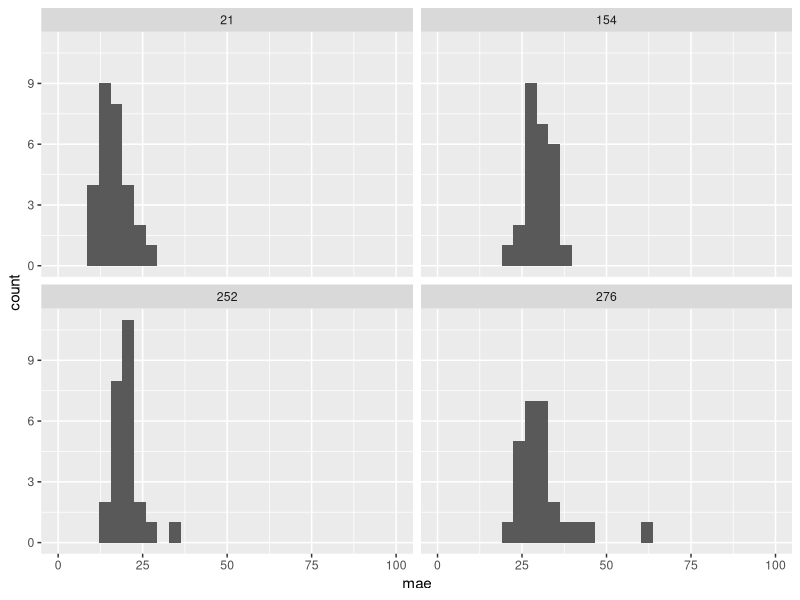
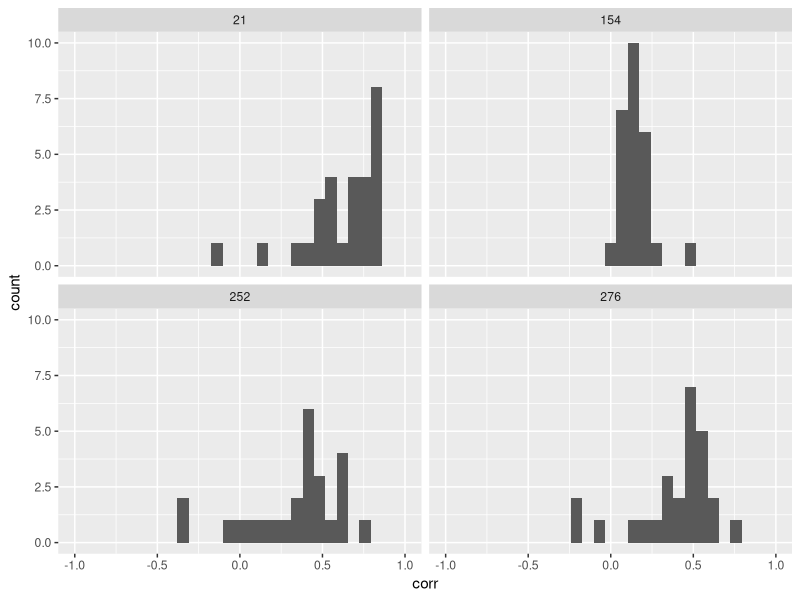
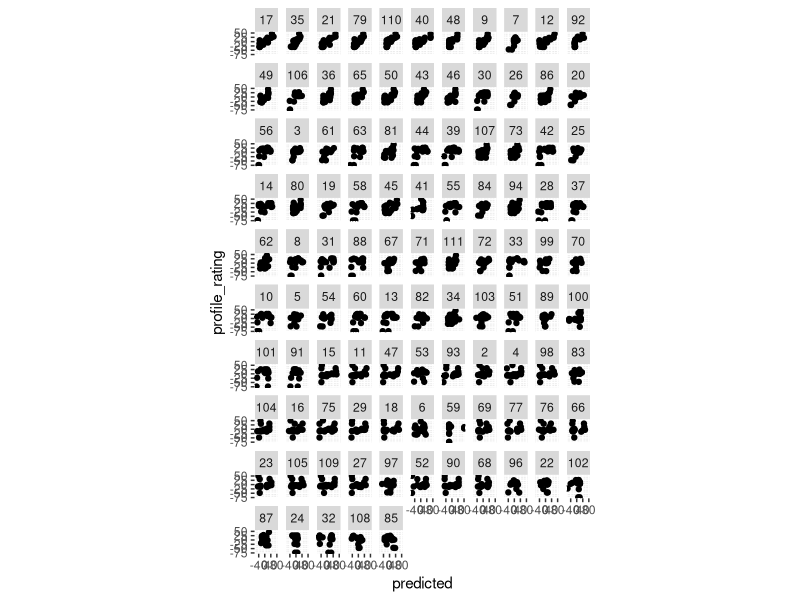
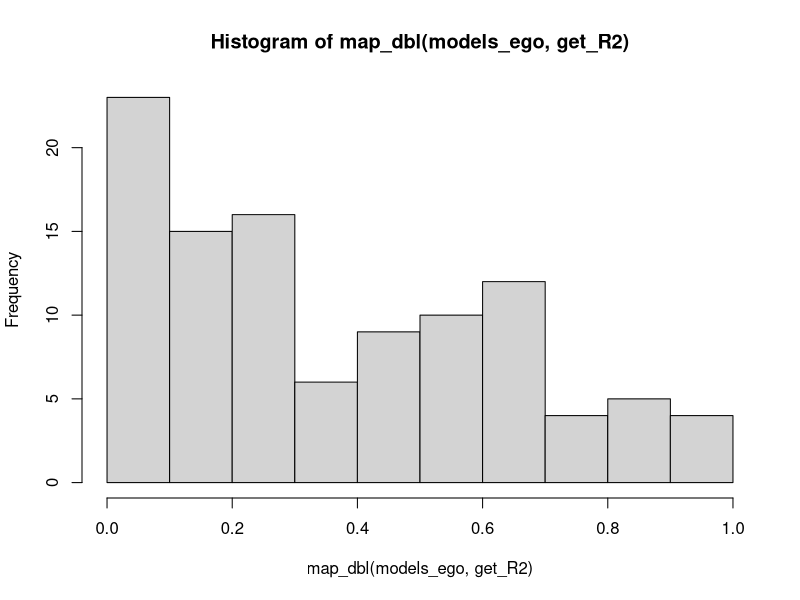
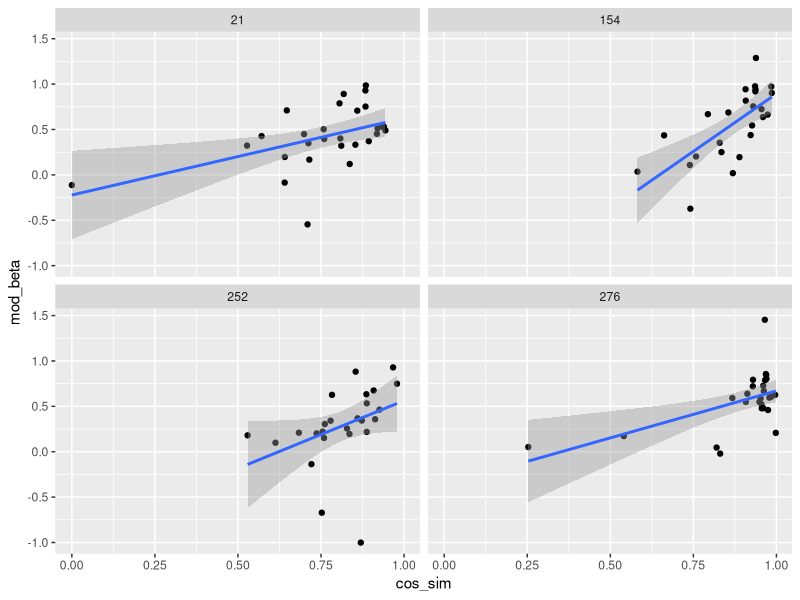
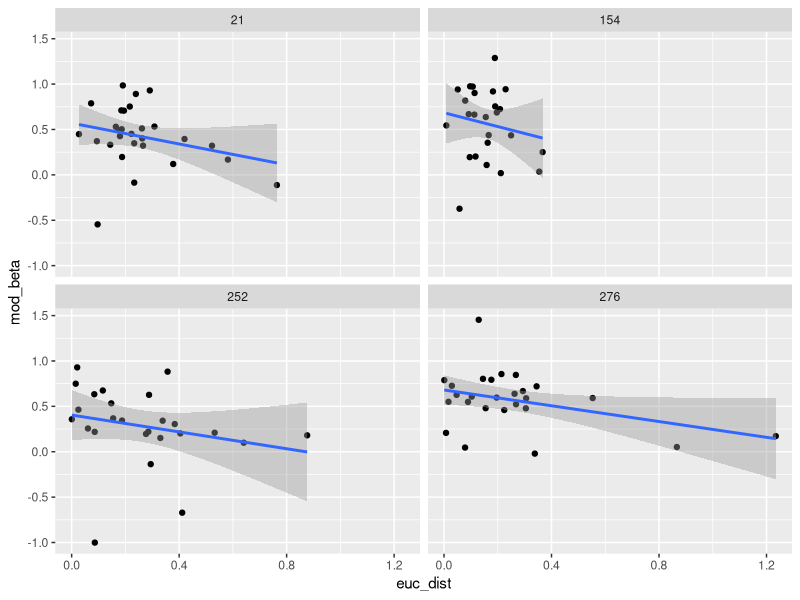
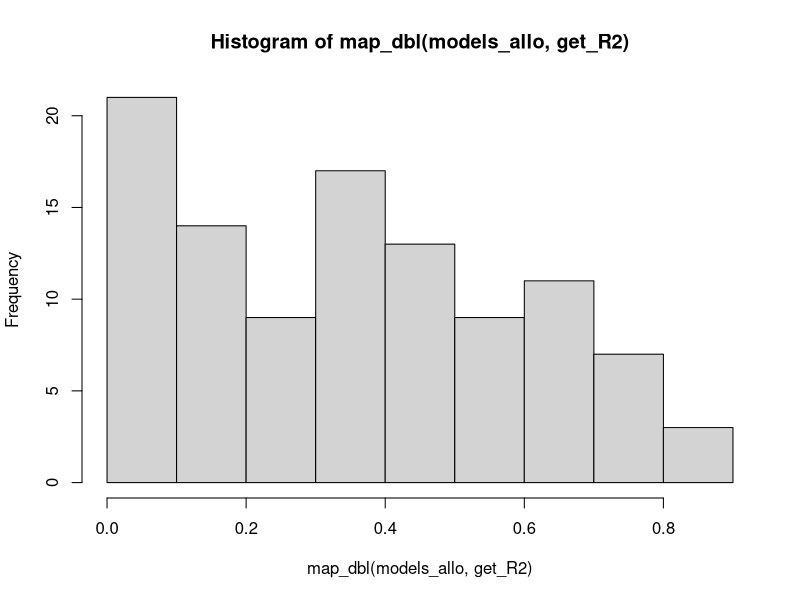
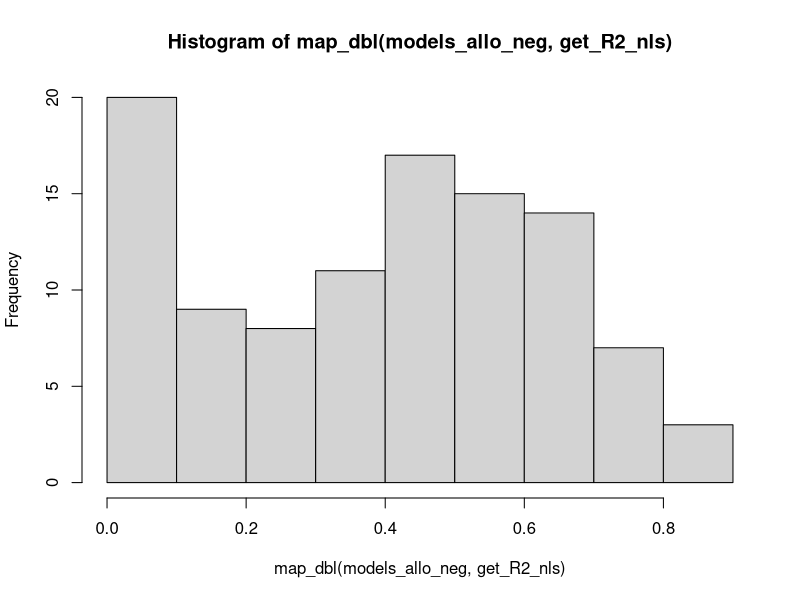

Reproduce these figures in R, in order.
## ---- chunk 1
library(tidyverse)
library(minpack.lm)
## ---- chunk 2
df_raw <- read_csv("complete_thesis_data.csv") %>% 
  filter(rating_type != "Actual")
artworks <- read_csv("artwork-embeddings.csv")

artworks <- artworks %>% 
  pivot_longer(cols = matches("V[0-9]")) %>% 
  group_by(item,Title,Artist,Style,Genre,piclink,imglink) %>% 
  summarize(
    embedding = list(value)
  )


df_all <- df_raw %>% 
  group_by(participantID) %>% 
  filter(n() >= 40) %>%  # some have 40- and some 42 -- was this a bug in qualtrics or data processing?
  ungroup() %>% 
  rename(profile = rating_subj) %>% 
  pivot_wider(
    names_from = "rating_type",
    values_from = c("rating")
  ) %>% 
  rename(
    predicted = Target,
    recommender_rating = SelfRate,
    profile_rating = actual_rating
    ) %>% 
  select(participantID, profile, artwork, predicted, recommender_rating, profile_rating)



 df_all <- artworks %>% 
  right_join(df_all, by = c("imglink" = "artwork"))

df <- df_all %>% 
  drop_na(predicted)

df_similarities <- df_all %>% 
  filter(is.na(predicted)) %>% 
  filter(participantID != 0) %>% 
  group_by(participantID) %>% 
  mutate(
    pr_l2 = profile_rating / sqrt(sum(profile_rating^2)),
    rec_l2 = recommender_rating / sqrt(sum(recommender_rating^2))
  ) %>% 
  summarize(
    euc_dist = sqrt(sum(pr_l2 - rec_l2)^2),
    cos_sim = sum(profile_rating * recommender_rating) / (sqrt(sum(profile_rating^2)) * sqrt(sum(recommender_rating^2)))
    )

df <- left_join(df, df_similarities, by = "participantID")


df_centered <- df %>% 
  filter(participantID > 0) %>% 
  # mutate(
  #   cos_sim = if_else(participantID==0, 0, cos_sim),
  #   euc_dist = if_else(participantID==0, 0, euc_dist),
  #   ) %>% 
  # mutate(participantID = if_else(participantID==0, -profile, participantID)) %>% 
  drop_na(cos_sim, euc_dist) %>% 
  group_by(participantID) %>% 
  mutate(across(c(predicted, recommender_rating, profile_rating), .fns = ~.x-mean(.x, na.rm=TRUE)))
## ---- chunk 3
df %>% 
  filter(participantID != 0) %>%  # remove chatgpt
  group_by(participantID, profile) %>% 
  summarize(mae = mean(abs(predicted - profile_rating))) %>% 
  ggplot(aes(x=mae)) +
  geom_histogram() +
  facet_wrap(~profile) +
  xlim(0, 100)
## ---- chunk 4
df %>% 
  filter(participantID != 0) %>%  # remove chatgpt
  group_by(participantID, profile) %>% 
  summarize(corr = cor(predicted, profile_rating)) %>% 
  ggplot(aes(x=corr)) +
  geom_histogram() +
  facet_wrap(~profile) +
  xlim(-1, 1)
## ---- chunk 5
df_centered %>% 
  # filter(participantID > 0) %>% 
  # group_by(participantID) %>% 
  mutate(corr = cor(predicted, profile_rating)) %>% 
  ungroup() %>% 
  mutate(corank = dense_rank(corr)) %>% 
  ggplot(aes(x=predicted, y = profile_rating)) +
  geom_point() +
  facet_wrap(~reorder(participantID, -corank)) +
  theme(aspect.ratio = 1)
## ---- chunk 6
df_all %>% 
  filter(participantID != 0) %>% 
  group_by(profile, participantID) %>% 
  group_by(profile) %>% 
  # summarize(max(n))
  filter(is.na(predicted)) %>% 
  distinct(profile, item, .keep_all = TRUE) %>% 
  select(profile, item, embedding) %>% 
  arrange(profile, item) %>% 
  group_by(profile) %>% 
  filter(!(profile==21 & item==190))
  # summarize(emb_list = list(embedding))

prof_ratings <- df_all %>% 
  filter(participantID != 0) %>% 
  filter(!(profile==21 & item==190)) %>% 
  group_by(profile, participantID) %>% 
  filter(n() >=23) %>% 
  filter(is.na(predicted)) %>% 
  ungroup() %>% 
  distinct(profile, item, .keep_all = TRUE) %>% 
  select(profile, item, profile_rating, embedding) %>% 
  arrange(profile, item) %>% 
  group_by(profile) %>% 
  mutate(example_num = 1:n()) %>% 
  select(-item) %>% 
  pivot_wider(
    names_from = example_num,
    values_from = c(profile_rating, embedding)
  )
  
## ---- chunk 7
df
## ---- chunk 8
IDs <- sort(unique(df_centered %>% pull(participantID)))

fit_model_ego <- function(pid){
  d <- df_centered %>% 
    filter(participantID == pid)
  return(lm(predicted ~ recommender_rating, d))
}

models_ego <- lapply(IDs, fit_model_ego)

get_R2 <- function(mod){
  x <- summary(mod)$r.squared
  return(x)
}

get_beta <- function(mod){
  x <- mod$coefficients[2]
  return(x)
}

hist(map_dbl(models_ego, get_R2))
  
## ---- chunk 9
df_centered %>% 
  arrange(participantID) %>% 
  ungroup() %>% 
  distinct(participantID, .keep_all = TRUE) %>% 
  mutate(mod_beta = map_dbl(models_ego, get_beta)) %>% 
  filter(participantID >= 0) %>% 
  ggplot(aes(x=cos_sim, y = mod_beta)) +
  geom_point() +
  geom_smooth(method = "lm") +
  facet_wrap(~profile)

df_centered %>% 
  arrange(participantID) %>% 
  ungroup() %>% 
  distinct(participantID, .keep_all = TRUE) %>% 
  mutate(mod_beta = map_dbl(models_ego, get_beta)) %>% 
  filter(participantID >= 0) %>% 
  ggplot(aes(x=euc_dist, y = mod_beta)) +
  geom_point() +
  geom_smooth(method = "lm") +
  facet_wrap(~profile)
## ---- chunk 10
standardize <- function(x){
  (x - mean(x))/sd(x)
}

eucnorm <- function(x) sqrt(sum(x^2))


euc_sim_list <- function(l1, l2){
  l1 <- as.numeric(l1)
  l2 <- as.numeric(l2)
  2 - sqrt(sum((l1/eucnorm(l1) - l2/eucnorm(l2))^2))
}

cos_sim_list <- function(l1, l2){
  l1 <- as.numeric(l1)
  l2 <- as.numeric(l2)
  sum(l1 * l2) / (sqrt(sum(l1^2)) * sqrt(sum(l2^2)))
}

fit_model_allo <- function(pid, simfunc = euc_sim_list){
  d <- df_centered %>% 
    filter(participantID == pid) %>% 
    left_join(prof_ratings, by = "profile") %>% 
    mutate(
      sim_1 = map2_dbl(embedding, embedding_1, simfunc),
      sim_2 = map2_dbl(embedding, embedding_2, simfunc),
      sim_3 = map2_dbl(embedding, embedding_3, simfunc),
      sim_4 = map2_dbl(embedding, embedding_4, simfunc),
      sim_5 = map2_dbl(embedding, embedding_5, simfunc),
      sim_6 = map2_dbl(embedding, embedding_6, simfunc)
    ) %>% 
    mutate(
      rweighted = (profile_rating_1 * sim_1 + profile_rating_2 * sim_2 + profile_rating_3 * sim_3 + profile_rating_4 * sim_4 + profile_rating_5 * sim_5 + profile_rating_6 * sim_6)/(sim_1 + sim_2 + sim_3 + sim_4 + sim_5 + sim_6)
    ) 
  
  return(lm(predicted ~ rweighted, d))
}

models_allo <- lapply(IDs, fit_model_allo)

get_R2 <- function(mod){
  x <- summary(mod)$r.squared
  return(x)
}

get_beta <- function(mod){
  x <- mod$coefficients[2]
  return(x)
}

hist(map_dbl(models_allo, get_R2))
## ---- chunk 11
# clamp <- function(x, a=0, b=Inf) {
#     pmax(a, pmin(x, b) )
# }



fit_model_allo_neg <- function(pid, simfunc = euc_sim_list){
  d <<- df_centered %>% 
    filter(participantID == pid) %>% 
    left_join(prof_ratings, by = "profile") %>% 
    mutate(
      sim_1 = map2_dbl(embedding, embedding_1, simfunc),
      sim_2 = map2_dbl(embedding, embedding_2, simfunc),
      sim_3 = map2_dbl(embedding, embedding_3, simfunc),
      sim_4 = map2_dbl(embedding, embedding_4, simfunc),
      sim_5 = map2_dbl(embedding, embedding_5, simfunc),
      sim_6 = map2_dbl(embedding, embedding_6, simfunc)
    )# %>% 
    # mutate(across(contains('sim_'), clamp)) %>%
    # mutate(
    #   rweighted = (profile_rating_1 * sim_1 + profile_rating_2 * sim_2 + profile_rating_3 * sim_3 + profile_rating_4 * sim_4 + profile_rating_5 * sim_5 + profile_rating_6 * sim_6)/(sim_1 + sim_2 + sim_3 + sim_4 + sim_5 + sim_6)
  
  fit <- nlsLM(predicted ~ b + z * (profile_rating_1 * (sim_1 - a) + profile_rating_2 * (sim_2 - a) + profile_rating_3 * (sim_3 - a) + profile_rating_4 * (sim_4 - a) + profile_rating_5 * (sim_5 - a) + profile_rating_6 * (sim_6 - a) )/(sim_1 + sim_2 + sim_3 + sim_4 + sim_5 + sim_6), d, start=list(a=1, b=0, z = 1), algorithm="port", 
    lower=c(0, -100, -100), upper=c(2,100, 100))
     
  return(fit)
}

models_allo_neg <- lapply(IDs, fit_model_allo_neg)

get_R2_nls <- function(mod){
  preds <- predict(mod)
  y <- preds + resid(mod)
  return(cor(preds, y)^2)
}

hist(map_dbl(models_allo_neg, get_R2_nls))
## ---- chunk 12
get_zeropoint_par <- function(mod){
  coef(mod)[1]
}

hist(map_dbl(models_allo_neg, get_zeropoint_par))
## ---- chunk 13

fit_model_allobest_weighted <- function(pid, simfunc = euc_sim_list){
  d <- df_centered %>% 
    filter(participantID == pid) %>% 
    left_join(prof_ratings, by = "profile") %>% 
    mutate(
      sim_1 = map2_dbl(embedding, embedding_1, simfunc),
      sim_2 = map2_dbl(embedding, embedding_2, simfunc),
      sim_3 = map2_dbl(embedding, embedding_3, simfunc),
      sim_4 = map2_dbl(embedding, embedding_4, simfunc),
      sim_5 = map2_dbl(embedding, embedding_5, simfunc),
      sim_6 = map2_dbl(embedding, embedding_6, simfunc)
    ) %>% 
    mutate(
      max_sim = pmap_dbl(list(sim_1, sim_2, sim_3, sim_4, sim_5, sim_6), max),
      weighted_closest_rating = case_when(
        max_sim == sim_1 ~ max_sim*profile_rating_1,
        max_sim == sim_2 ~ max_sim*profile_rating_2,
        max_sim == sim_3 ~ max_sim*profile_rating_3,
        max_sim == sim_4 ~ max_sim*profile_rating_4,
        max_sim == sim_5 ~ max_sim*profile_rating_5,
        max_sim == sim_6 ~ max_sim*profile_rating_6,
      ),
      unweighted_closest_rating = case_when(
        max_sim == sim_1 ~ profile_rating_1,
        max_sim == sim_2 ~ profile_rating_2,
        max_sim == sim_3 ~ profile_rating_3,
        max_sim == sim_4 ~ profile_rating_4,
        max_sim == sim_5 ~ profile_rating_5,
        max_sim == sim_6 ~ profile_rating_6,
      )
    )
  
  return(lm(predicted ~ weighted_closest_rating, d))
}

models_allobestweighted <- lapply(IDs, fit_model_allobest_weighted)

get_R2 <- function(mod){
  x <- summary(mod)$r.squared
  return(x)
}

get_beta <- function(mod){
  x <- mod$coefficients[2]
  return(x)
}

hist(map_dbl(models_allobestweighted, get_R2))
## ---- chunk 14
fit_model_allobest_unweighted <- function(pid, simfunc = euc_sim_list){
  d <- df_centered %>% 
    filter(participantID == pid) %>% 
    left_join(prof_ratings, by = "profile") %>% 
    mutate(
      sim_1 = map2_dbl(embedding, embedding_1, simfunc),
      sim_2 = map2_dbl(embedding, embedding_2, simfunc),
      sim_3 = map2_dbl(embedding, embedding_3, simfunc),
      sim_4 = map2_dbl(embedding, embedding_4, simfunc),
      sim_5 = map2_dbl(embedding, embedding_5, simfunc),
      sim_6 = map2_dbl(embedding, embedding_6, simfunc)
    ) %>% 
    mutate(
      max_sim = pmap_dbl(list(sim_1, sim_2, sim_3, sim_4, sim_5, sim_6), max),
      weighted_closest_rating = case_when(
        max_sim == sim_1 ~ max_sim*profile_rating_1,
        max_sim == sim_2 ~ max_sim*profile_rating_2,
        max_sim == sim_3 ~ max_sim*profile_rating_3,
        max_sim == sim_4 ~ max_sim*profile_rating_4,
        max_sim == sim_5 ~ max_sim*profile_rating_5,
        max_sim == sim_6 ~ max_sim*profile_rating_6,
      ),
      unweighted_closest_rating = case_when(
        max_sim == sim_1 ~ profile_rating_1,
        max_sim == sim_2 ~ profile_rating_2,
        max_sim == sim_3 ~ profile_rating_3,
        max_sim == sim_4 ~ profile_rating_4,
        max_sim == sim_5 ~ profile_rating_5,
        max_sim == sim_6 ~ profile_rating_6,
      )
    )
  
  return(lm(predicted ~ unweighted_closest_rating, d))
}

models_allobest_unweighted <- lapply(IDs, fit_model_allobest_unweighted)

get_R2 <- function(mod){
  x <- summary(mod)$r.squared
  return(x)
}

hist(map_dbl(models_allobest_unweighted, get_R2))
## ---- chunk 15
fit_model_allo_minmax <- function(pid, simfunc = euc_sim_list){
  d <- df_centered %>% 
    filter(participantID == pid) %>% 
    left_join(prof_ratings, by = "profile") %>% 
    mutate(
      sim_1 = map2_dbl(embedding, embedding_1, simfunc),
      sim_2 = map2_dbl(embedding, embedding_2, simfunc),
      sim_3 = map2_dbl(embedding, embedding_3, simfunc),
      sim_4 = map2_dbl(embedding, embedding_4, simfunc),
      sim_5 = map2_dbl(embedding, embedding_5, simfunc),
      sim_6 = map2_dbl(embedding, embedding_6, simfunc)
    ) %>% 
    mutate(
      max_sim = pmap_dbl(list(sim_1, sim_2, sim_3, sim_4, sim_5, sim_6), max),
      min_sim = pmap_dbl(list(sim_1, sim_2, sim_3, sim_4, sim_5, sim_6), min),
      unweighted_closest_rating = case_when(
        max_sim == sim_1 ~ profile_rating_1,
        max_sim == sim_2 ~ profile_rating_2,
        max_sim == sim_3 ~ profile_rating_3,
        max_sim == sim_4 ~ profile_rating_4,
        max_sim == sim_5 ~ profile_rating_5,
        max_sim == sim_6 ~ profile_rating_6,
      ),
      unweighted_furthest_rating = case_when(
        min_sim == sim_1 ~ profile_rating_1,
        min_sim == sim_2 ~ profile_rating_2,
        min_sim == sim_3 ~ profile_rating_3,
        min_sim == sim_4 ~ profile_rating_4,
        min_sim == sim_5 ~ profile_rating_5,
        min_sim == sim_6 ~ profile_rating_6,
      ),
      rweight = unweighted_closest_rating * max_sim + (unweighted_furthest_rating * -1*min_sim)
    )
    
  
  return(lm(predicted ~ rweight, d))
}

models_allo_minmax <- lapply(IDs, fit_model_allo_minmax)

hist(map_dbl(models_allo_minmax, get_R2))
## ---- chunk 16
fit_model_allo_ego <- function(pid, distfunc = euc_sim_list){
  d <- df_centered %>% 
    filter(participantID == pid) %>% 
    left_join(prof_ratings, by = "profile") %>% 
    mutate(
      sim_1 = map2_dbl(embedding, embedding_1, distfunc),
      sim_2 = map2_dbl(embedding, embedding_2, distfunc),
      sim_3 = map2_dbl(embedding, embedding_3, distfunc),
      sim_4 = map2_dbl(embedding, embedding_4, distfunc),
      sim_5 = map2_dbl(embedding, embedding_5, distfunc),
      sim_6 = map2_dbl(embedding, embedding_6, distfunc)
    ) %>% 
    # mutate(across(contains("sim_"), ~1/.x)) %>% 
    mutate(
      rweighted = (profile_rating_1 * sim_1 + profile_rating_2 * sim_2 + profile_rating_3 * sim_3 + profile_rating_4 * sim_4 + profile_rating_5 * sim_5 + profile_rating_6 * sim_6)/(sim_1 + sim_2 + sim_3 + sim_4 + sim_5 + sim_6) + (recommender_rating * cos_sim)
    ) 
  
  return(lm(predicted ~ rweighted, d))
}

models_allo_ego <- lapply(IDs, fit_model_allo_ego)

get_R2 <- function(mod){
  x <- summary(mod)$r.squared
  return(x)
}

get_beta <- function(mod){
  x <- mod$coefficients[2]
  return(x)
}

hist(map_dbl(models_allo_ego, get_R2))
## ---- chunk 17

df_with_fits <- df_centered %>% 
  group_by(participantID, profile, cos_sim, euc_dist) %>% 
  summarize(
    mae = mean(abs(predicted - profile_rating)),
    corr =cor(predicted, profile_rating)
    ) %>% 
  ungroup() %>% 
  arrange(participantID) %>% 
  mutate(
    ego_r2 = map_dbl(models_ego, get_R2),
    allo_r2 = map_dbl(models_allo, get_R2),
    allo_neg_r2 = map_dbl(models_allo_neg, get_R2_nls),
    allobest_r2 = map_dbl(models_allobest_unweighted, get_R2),
    allo_minmax_r2 = map_dbl(models_allo_minmax, get_R2),
    hybrid_r2 = map_dbl(models_allo_ego, get_R2)
  ) %>% 
  mutate(
    max_r2 = pmap_dbl(list(ego_r2,allo_r2, allobest_r2, allo_neg_r2, hybrid_r2, allo_minmax_r2), max),
    best_model = case_when(
      max_r2 == ego_r2 ~ "ego",
      max_r2 == allo_r2 ~ "allo",
      max_r2 == allo_neg_r2 ~ "allo_neg",
      max_r2 == allobest_r2 ~ "allobest",
      max_r2 == allo_minmax_r2 ~ "allominmax",
      max_r2 == hybrid_r2 ~ "hybrid"
      
    )
  )

df_with_fits %>% 
  count(best_model)
## ---- chunk 18
df_with_fits %>% 
  ggplot(aes(x=max_r2)) +
  geom_histogram()
## ---- chunk 19

df_with_fits %>% 
  ungroup() %>% 
  mutate(mod_beta = map_dbl(models_ego, get_beta)) %>% 
  filter(best_model == "ego") %>%
  ggplot(aes(x=cos_sim, y = mod_beta)) +
  geom_point() +
  geom_smooth(method = "lm")


df_with_fits %>% 
  ungroup() %>% 
  mutate(mod_beta = map_dbl(models_ego, get_beta)) %>% 
  filter(best_model == "ego") %>%
  ggplot(aes(x=euc_dist, y = mod_beta)) +
  geom_point() +
  geom_smooth(method = "lm")
## ---- chunk 20
df_with_fits %>% 
  ungroup() %>% 
  mutate(mod_beta = map_dbl(models_ego, get_beta)) %>% 
  filter(best_model == "ego") -> x

summary(lm(mod_beta ~ cos_sim, x))
summary(lm(mod_beta ~ euc_dist, x))
## ---- chunk 21
df_with_fits %>% 
  ggplot(aes(x=best_model, y = mae)) +
  geom_boxplot(alpha = .25) +
  geom_jitter(width = .1) 
## ---- chunk 22
df_with_fits %>% 
  # filter(cos_sim > .50) %>% 
  # mutate(allo_or_ego = if_else(best_model == 'ego', "ego", "allo")) %>%
  ggplot(aes(x=cos_sim, y = mae)) +
  geom_point()+
  # facet_wrap(~allo_or_ego) +
  geom_smooth(method='lm')
## ---- chunk 23
df_with_fits %>% 
  # filter(participantID > 0) %>% 
  # group_by(participantID) %>% 
  # mutate(corr = cor(predicted, profile_rating)) %>% 
  ungroup() %>% 
  distinct(participantID, best_model, corr, max_r2) %>% 
  mutate(prank = percent_rank(corr)) %>% 
  # filter(prank > .90) %>% 
  arrange(-max_r2)
## ---- chunk 24
df_with_fits %>% 
  filter(max_r2 < .3) %>%
  ggplot(aes(x=corr)) +
  geom_histogram() 
## ---- chunk 25
df_with_fits %>% 
  filter(participantID < 0)
## ---- chunk 26
df %>% 
  filter(participantID == 0) %>% 
  ggplot(aes(x=predicted, y = profile_rating)) +
  geom_point() +
  facet_wrap(~profile) +
  theme(aspect.ratio = 1)
